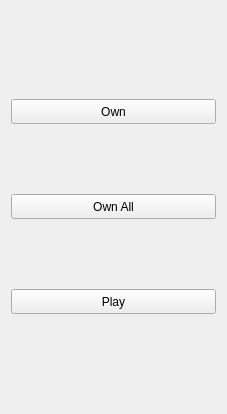
<?xml version="1.0" encoding="UTF-8"?>
<ui version="4.0">
 <class>Games</class>
 <widget class="QWidget" name="Games">
  <property name="geometry">
   <rect>
    <x>0</x>
    <y>0</y>
    <width>227</width>
    <height>414</height>
   </rect>
  </property>
  <property name="windowTitle">
   <string>Form</string>
  </property>
  <layout class="QVBoxLayout" name="bots_layout">
   <property name="topMargin">
    <number>35</number>
   </property>
   <property name="bottomMargin">
    <number>35</number>
   </property>
   <item>
    <widget class="QPushButton" name="games_own">
     <property name="minimumSize">
      <size>
       <width>0</width>
       <height>25</height>
      </size>
     </property>
     <property name="toolTip">
      <string>&lt;html&gt;&lt;head/&gt;&lt;body&gt;&lt;p&gt;Checks if current bot instance already owns given appIDs and/or gameNames (can be part of the game's name).&lt;/p&gt;&lt;p&gt;It can also be * to show all games available.&lt;/p&gt;&lt;/body&gt;&lt;/html&gt;</string>
     </property>
     <property name="text">
      <string>Own</string>
     </property>
    </widget>
   </item>
   <item>
    <widget class="QPushButton" name="games_own_all">
     <property name="minimumSize">
      <size>
       <width>0</width>
       <height>25</height>
      </size>
     </property>
     <property name="toolTip">
      <string>&lt;html&gt;&lt;head/&gt;&lt;body&gt;&lt;p&gt;Checks if all bots instances already owns given appIDs and/or gameNames (can be part of the game's name).&lt;/p&gt;&lt;p&gt;It can also be * to show all games available.&lt;/p&gt;&lt;/body&gt;&lt;/html&gt;</string>
     </property>
     <property name="text">
      <string>Own All</string>
     </property>
    </widget>
   </item>
   <item>
    <widget class="QPushButton" name="games_play">
     <property name="minimumSize">
      <size>
       <width>0</width>
       <height>25</height>
      </size>
     </property>
     <property name="toolTip">
      <string>Switches to manual farming - launches given appIDs on current bot instance.</string>
     </property>
     <property name="text">
      <string>Play</string>
     </property>
    </widget>
   </item>
  </layout>
 </widget>
 <resources/>
 <connections/>
</ui>
